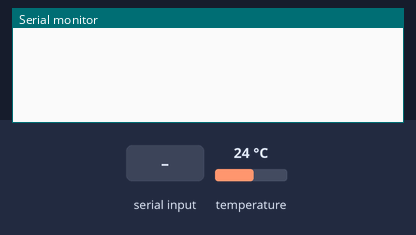
This sketch was run on a simulated Arduino Uno, built with avr-gcc and run on an emulated ATmega328P. Parts: the last lines printed to the serial monitor. The test bench sets the inputs (shaded band); at power-on: temperature 24 °C.

Above: at 1.2 s.
1.3 s: "90,45\n" received over Serial
At 3.7 s:
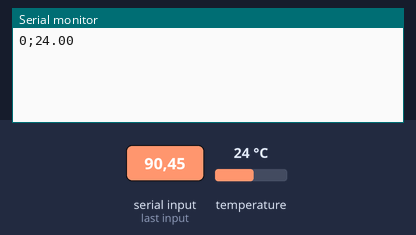
4.3 s: temperature set to 12 °C
At 5.2 s:
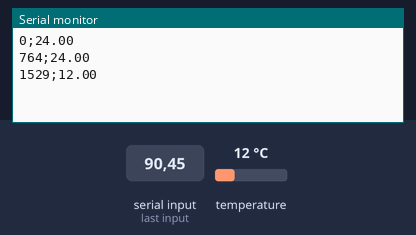
5.8 s: "30,150\n" received over Serial
7.3 s: temperature set to 19 °C
At 8.3 s:
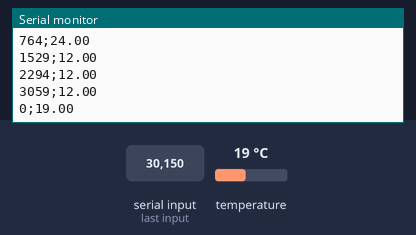
Timing chart, 0 to 9.8 s (numbered marks = the images above; inputs shaded):
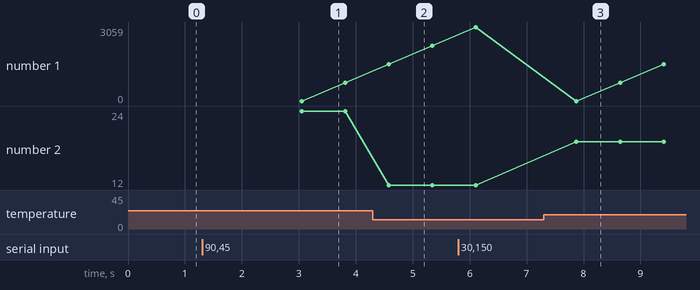

The sketch:

temperature_ds18b20_.ino
```cpp
unsigned long time = 0;
unsigned long duration = 0;
unsigned long durationStart;
int acquisition;
boolean x = false;
#include <OneWire.h>
#include <DallasTemperature.h>
#define ONE_WIRE_BUS 2
OneWire oneWire(ONE_WIRE_BUS);
DallasTemperature sensors(&oneWire);

void setup() {
  Serial.begin(115200);
  sensors.begin();
}

void loop() {
  if (Serial.available() > 0) {
    acquisition = Serial.readString().toInt();
    if (acquisition == 0) {
      x = false;
    }
    else {
      x = true;
      durationStart = millis();
      time = 0 ;
    }
  }

  if (x == true) {
    duration = millis() - durationStart;
    if (millis() - time >= acquisition) {
      time = millis();
      sensors.requestTemperatures();

      Serial.print(duration);    // time
      Serial.print(";");
      Serial.print(sensors.getTempCByIndex(0));  //first value
      //Serial.print(";");
      //Serial.print(analogRead(A1) * 5 / 1023.00); //second value
      Serial.println();
    }
  }
}
```

Measured:
- after the input at 1.3 s, the serial monitor: prints a new line after 1.8 s (image 1)
- after the input at 4.3 s, the serial monitor: prints a new line after 0.28 s (image 2)
- after the input at 7.3 s, the serial monitor: prints a new line after 0.58 s (image 3)
- plotted number 2: 24 → 12 after the input at 4.3 s, 12 → 19 after the input at 7.3 s
